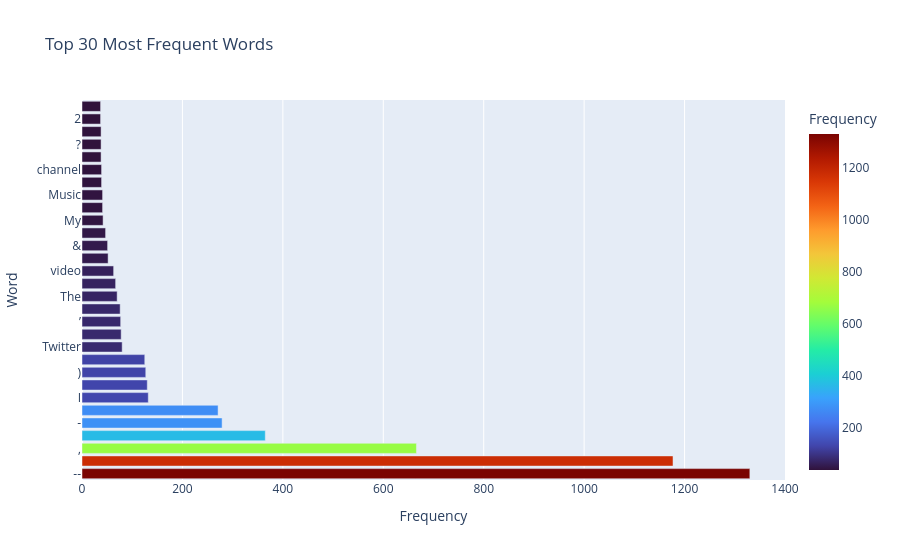

Notebook cell for this chart:
### Code cell
import plotly.express as px

fig = px.bar(

    word_df,

    x="Frequency",

    y="Word",

    orientation="h",

    color="Frequency",

    color_continuous_scale="Turbo",

    title="Top 30 Most Frequent Words"

)

fig.show()

### Figure 1 — Plotly figure (JSON) as saved in the notebook; plotly's stock layout.template omitted (floating-point values rounded to 4 significant figures)
{"data": [{"hovertemplate": "Frequency=%{marker.color}<br>Word=%{y}<extra></extra>", "legendgroup": "", "marker": {"color": [1330, 1177, 666, 365, 279, 271, 132, 130, 127, 125, 80, 78, 77, 76, 70, 67, 63, 52, 51, 47, 42, 41, 41, 39, 39, 38, 38, 38, 37, 37], "coloraxis": "coloraxis", "pattern": {"shape": ""}}, "name": "", "orientation": "h", "showlegend": false, "textposition": "auto", "type": "bar", "x": [1330, 1177, 666, 365, 279, 271, 132, 130, 127, 125, 80, 78, 77, 76, 70, 67, 63, 52, 51, 47, 42, 41, 41, 39, 39, 38, 38, 38, 37, 37], "xaxis": "x", "y": ["--", ":", ",", ".", "-", "!", "I", "(", ")", "@", "Twitter", "'s", "’", "Instagram", "The", "Follow", "video", "Channel", "&", "''", "My", "``", "Music", "Official", "channel", "YouTube", "?", "Discord", "2", "game"], "yaxis": "y"}], "layout": {"barmode": "relative", "coloraxis": {"colorbar": {"title": {"text": "Frequency"}}, "colorscale": [[0, "#30123b"], [0.07143, "#4145ab"], [0.1429, "#4675ed"], [0.2143, "#39a2fc"], [0.2857, "#1bcfd4"], [0.3571, "#24eca6"], [0.4286, "#61fc6c"], [0.5, "#a4fc3b"], [0.5714, "#d1e834"], [0.6429, "#f3c63a"], [0.7143, "#fe9b2d"], [0.7857, "#f36315"], [0.8571, "#d93806"], [0.9286, "#b11901"], [1, "#7a0402"]]}, "legend": {"tracegroupgap": 0}, "title": {"text": "Top 30 Most Frequent Words"}, "xaxis": {"anchor": "y", "domain": [0, 1], "title": {"text": "Frequency"}}, "yaxis": {"anchor": "x", "domain": [0, 1], "title": {"text": "Word"}}}}
